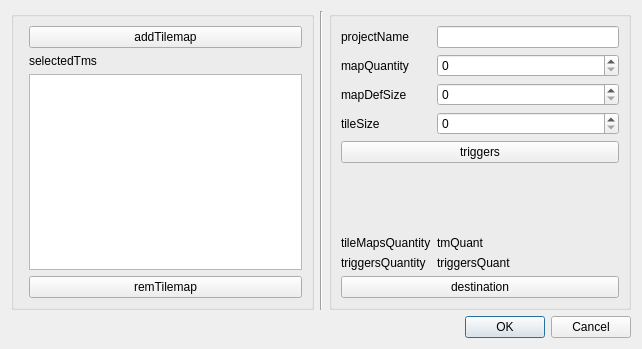
<?xml version="1.0" encoding="UTF-8"?>
<ui version="4.0">
 <class>Dialog</class>
 <widget class="QDialog" name="Dialog">
  <property name="geometry">
   <rect>
    <x>0</x>
    <y>0</y>
    <width>642</width>
    <height>349</height>
   </rect>
  </property>
  <property name="minimumSize">
   <size>
    <width>642</width>
    <height>349</height>
   </size>
  </property>
  <property name="maximumSize">
   <size>
    <width>642</width>
    <height>349</height>
   </size>
  </property>
  <property name="windowTitle">
   <string>Dialog</string>
  </property>
  <layout class="QGridLayout" name="gridLayout">
   <item row="1" column="0">
    <widget class="QDialogButtonBox" name="buttonBox">
     <property name="orientation">
      <enum>Qt::Horizontal</enum>
     </property>
     <property name="standardButtons">
      <set>QDialogButtonBox::Cancel|QDialogButtonBox::Ok</set>
     </property>
    </widget>
   </item>
   <item row="0" column="0">
    <layout class="QHBoxLayout" name="horizontalLayout">
     <item>
      <widget class="QGroupBox" name="formGroupBox">
       <layout class="QFormLayout" name="formLayout">
        <item row="0" column="1">
         <widget class="QPushButton" name="addTmBtn">
          <property name="text">
           <string>addTilemap</string>
          </property>
         </widget>
        </item>
        <item row="1" column="1">
         <widget class="QLabel" name="selectedTmsLabel">
          <property name="text">
           <string>selectedTms</string>
          </property>
         </widget>
        </item>
        <item row="3" column="1">
         <widget class="QPushButton" name="remTmBtn">
          <property name="text">
           <string>remTilemap</string>
          </property>
         </widget>
        </item>
        <item row="2" column="1">
         <widget class="QListWidget" name="tmsListWidget"/>
        </item>
       </layout>
      </widget>
     </item>
     <item>
      <widget class="Line" name="line">
       <property name="orientation">
        <enum>Qt::Vertical</enum>
       </property>
      </widget>
     </item>
     <item>
      <widget class="QGroupBox" name="formGroupBox_2">
       <layout class="QVBoxLayout" name="verticalLayout">
        <item>
         <layout class="QFormLayout" name="formLayout_3">
          <item row="0" column="0">
           <widget class="QLabel" name="projectNameLabel">
            <property name="text">
             <string>projectName</string>
            </property>
           </widget>
          </item>
          <item row="0" column="1">
           <widget class="QLineEdit" name="projectNameLineEdit"/>
          </item>
          <item row="1" column="0">
           <widget class="QLabel" name="mapQuantityLabel">
            <property name="text">
             <string>mapQuantity</string>
            </property>
           </widget>
          </item>
          <item row="1" column="1">
           <widget class="QSpinBox" name="mapQuantityInput"/>
          </item>
          <item row="2" column="0">
           <widget class="QLabel" name="mapDefSizeLabel">
            <property name="text">
             <string>mapDefSize</string>
            </property>
           </widget>
          </item>
          <item row="2" column="1">
           <widget class="QSpinBox" name="mapDefSizeInput"/>
          </item>
          <item row="3" column="0">
           <widget class="QLabel" name="tileSizeLabel">
            <property name="text">
             <string>tileSize</string>
            </property>
           </widget>
          </item>
          <item row="4" column="0" colspan="2">
           <widget class="QPushButton" name="triggersBtn">
            <property name="text">
             <string>triggers</string>
            </property>
           </widget>
          </item>
          <item row="5" column="1">
           <spacer name="verticalSpacer">
            <property name="orientation">
             <enum>Qt::Vertical</enum>
            </property>
            <property name="sizeHint" stdset="0">
             <size>
              <width>20</width>
              <height>40</height>
             </size>
            </property>
           </spacer>
          </item>
          <item row="6" column="0">
           <widget class="QLabel" name="tileMapsQuantityLabel">
            <property name="text">
             <string>tileMapsQuantity</string>
            </property>
           </widget>
          </item>
          <item row="6" column="1">
           <widget class="QLabel" name="tmQuantLabel">
            <property name="text">
             <string>tmQuant</string>
            </property>
           </widget>
          </item>
          <item row="7" column="0">
           <widget class="QLabel" name="triggersQuantityLabel">
            <property name="text">
             <string>triggersQuantity</string>
            </property>
           </widget>
          </item>
          <item row="7" column="1">
           <widget class="QLabel" name="triggersQuantLabel">
            <property name="text">
             <string>triggersQuant</string>
            </property>
           </widget>
          </item>
          <item row="3" column="1">
           <widget class="QSpinBox" name="tileSizeInput"/>
          </item>
         </layout>
        </item>
        <item>
         <layout class="QVBoxLayout" name="verticalLayout_3">
          <item>
           <widget class="QPushButton" name="destinationBtn">
            <property name="text">
             <string>destination</string>
            </property>
           </widget>
          </item>
         </layout>
        </item>
       </layout>
      </widget>
     </item>
    </layout>
   </item>
  </layout>
 </widget>
 <resources/>
 <connections>
  <connection>
   <sender>buttonBox</sender>
   <signal>accepted()</signal>
   <receiver>Dialog</receiver>
   <slot>accept()</slot>
   <hints>
    <hint type="sourcelabel">
     <x>248</x>
     <y>254</y>
    </hint>
    <hint type="destinationlabel">
     <x>157</x>
     <y>274</y>
    </hint>
   </hints>
  </connection>
  <connection>
   <sender>buttonBox</sender>
   <signal>rejected()</signal>
   <receiver>Dialog</receiver>
   <slot>reject()</slot>
   <hints>
    <hint type="sourcelabel">
     <x>316</x>
     <y>260</y>
    </hint>
    <hint type="destinationlabel">
     <x>286</x>
     <y>274</y>
    </hint>
   </hints>
  </connection>
 </connections>
</ui>
